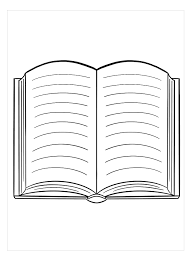
#> input picture Week 11/Gambar Asli/images.png, 193 x 262 px, found by its file name
$ jupyter execute Tugas_Week_11_Eko_Putra_Nugraha_1103213212.ipynb
#> lines starting #> are read from the running program, lines starting #| are printed output that depends on the picture; after the words box and inside, x2 and y2 are one past the last pixel; in counts of white or black regions, pixels touching at a corner belong together
[cell 1]
from google.colab import files
import cv2
import numpy as np
import matplotlib.pyplot as plt

# Unggah gambar
uploaded = files.upload()
#> the answer given: images.png
filename = list(uploaded.keys())[0]

# Load gambar
image = cv2.imread(filename, cv2.IMREAD_GRAYSCALE)
#> image is the input picture: shape (262, 193); min 0, max 255, mean 242.7

# Deteksi tepi menggunakan Canny
edges = cv2.Canny(image, 50, 150)
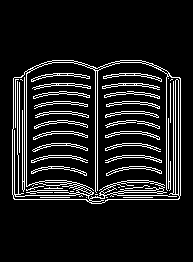
#> edges: shape (262, 193); 10.9% white in thin lines or dots, all inside (x1, y1, x2, y2) = (12, 60, 181, 204)

# Deteksi garis menggunakan Hough Transform
lines = cv2.HoughLines(edges, 1, np.pi/180, 100)
#> lines = 14 rows, first 8: [199, 1.57], [95, 0], [97, 0], [26, 0], [178, 0], [24, 0], [166, 0], [175, 0]

# Gambar garis pada gambar asli
output = cv2.cvtColor(image, cv2.COLOR_GRAY2BGR)
if lines is not None:
    for line in lines:
        rho, theta = line[0]
        a, b = np.cos(theta), np.sin(theta)
        x0, y0 = a * rho, b * rho
        x1, y1 = int(x0 + 1000 * (-b)), int(y0 + 1000 * a)
        x2, y2 = int(x0 - 1000 * (-b)), int(y0 - 1000 * a)
        cv2.line(output, (x1, y1), (x2, y2), (0, 255, 0), 2)
#> this loop made 14 passes
#> (rho, theta, a, b, x0, y0, x1, y1) on passes 1 to 12: (199, 1.57, -4.37e-08, 1, -8.7e-06, 199, -1000, 198), (95, 0, 1, 0, 95, 0, 95, 1000), (97, 0, 1, 0, 97, 0, 97, 1000), (26, 0, 1, 0, 26, 0, 26, 1000), (178, 0, 1, 0, 178, 0, 178, 1000), (24, 0, 1, 0, 24, 0, 24, 1000), (166, 0, 1, 0, 166, 0, 166, 1000), (175, 0, 1, 0, 175, 0, 175, 1000), (180, 0, 1, 0, 180, 0, 180, 1000), (195, 1.57, -4.37e-08, 1, -8.52e-06, 195, -1000, 194), (173, 0, 1, 0, 173, 0, 173, 1000), (190, 1.61, -0.0349, 0.999, -6.63, 189.9, -1006, 154)
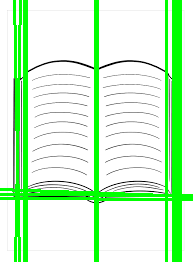
#> output: shape (262, 193, 3); 17.09% of pixels changed, all inside (x1, y1, x2, y2) = (0, 0, 193, 262)

# Tampilkan hasil
plt.figure(figsize=(10, 5))
plt.subplot(1, 2, 1), plt.imshow(image, cmap='gray'), plt.title("Original Image")
plt.subplot(1, 2, 2), plt.imshow(cv2.cvtColor(output, cv2.COLOR_BGR2RGB)), plt.title("Detected Lines")
plt.show()

Hasil dari penerapan kode ini adalah deteksi garis pada gambar input yang diperoleh melalui dua teknik utama: deteksi tepi dengan algoritma Canny dan transformasi Hough. Gambar pertama yang ditampilkan adalah gambar asli dalam mode grayscale, yang memberikan gambaran umum tentang struktur gambar tanpa warna. Setelah diterapkan deteksi tepi menggunakan algoritma Canny, gambar kedua menampilkan hasil deteksi garis yang digambar pada gambar asli dengan warna hijau. Garis-garis ini muncul sebagai hasil dari transformasi Hough, yang mendeteksi garis lurus berdasarkan pemetaan parameter rho dan theta. Garis-garis tersebut dapat menggambarkan berbagai objek dalam gambar, seperti batasan bangunan, tepi objek, atau garis jalan, tergantung pada konteks gambar yang digunakan. Deteksi ini sangat berguna dalam aplikasi pengolahan citra seperti pengenalan pola, deteksi objek, dan analisis citra medis atau teknik.

[cell 2]
from google.colab import files
import cv2
import matplotlib.pyplot as plt

# Fungsi untuk memeriksa apakah template lebih kecil dari gambar utama
def validate_template_size(main_image, template):
    if template.shape[0] > main_image.shape[0] or template.shape[1] > main_image.shape[1]:
        raise ValueError("Template size must be smaller than the main image size!")

try:
    # Unggah gambar utama
    print("Upload main image:")
    main_image_file = files.upload()
#> the answer given: download (1).png
    main_image_filename = list(main_image_file.keys())[0]

    # Unggah template
    print("Upload template image:")
    template_file = files.upload()
#> the answer given: download (1).png
    template_filename = list(template_file.keys())[0]

    # Load gambar utama dan template
    main_image = cv2.imread(main_image_filename)  # Gambar berwarna
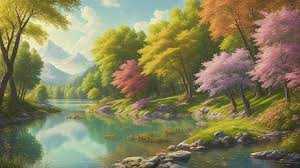
#> input picture Week 11/Gambar Asli/download (1).png, 300 x 168 px, found by its file name
#> main_image is the input picture: shape (168, 300, 3); mean B, G, R 89.3, 128.4, 133.4
    template = cv2.imread(template_filename, cv2.IMREAD_GRAYSCALE)  # Template tetap grayscale
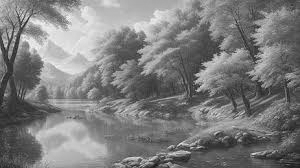
#> template: shape (168, 300); min 22, max 250, mean 124.9

    # Validasi ukuran template
    validate_template_size(main_image, template)

    # Konversi gambar utama ke grayscale untuk template matching
    main_image_gray = cv2.cvtColor(main_image, cv2.COLOR_BGR2GRAY)

    # Lakukan Template Matching
    result = cv2.matchTemplate(main_image_gray, template, cv2.TM_CCOEFF_NORMED)
#> result = [1]
    min_val, max_val, min_loc, max_loc = cv2.minMaxLoc(result)
#> min_val = 1; max_val = 1; min_loc = (0, 0); max_loc = (0, 0)

    # Gambar kotak di sekitar area yang terdeteksi
    h, w = template.shape
#> h = 168; w = 300
    top_left = max_loc
#> top_left = (0, 0)
    bottom_right = (top_left[0] + w, top_left[1] + h)
#> bottom_right = (300, 168)

    # Salin gambar untuk output dan tambahkan kotak dan label
    output = main_image.copy()
    cv2.rectangle(output, top_left, bottom_right, (0, 255, 0), 2)  # Kotak hijau
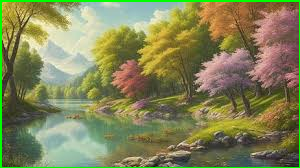
#> output: shape (168, 300, 3); 2.77% of pixels changed, all inside (x1, y1, x2, y2) = (0, 0, 300, 168)
    # Tambahkan kotak label di atas kotak deteksi
    label_top_left = (top_left[0], top_left[1] - 30)
#> label_top_left = (0, -30)
    label_bottom_right = (top_left[0] + 100, top_left[1])
#> label_bottom_right = (100, 0)
    cv2.rectangle(output, label_top_left, label_bottom_right, (0, 255, 0), -1)  # Kotak hijau solid untuk label
    cv2.putText(output, "Vas Bunga", (top_left[0] + 5, top_left[1] - 10), cv2.FONT_HERSHEY_SIMPLEX, 0.6, (255, 255, 255), 1)  # Teks putih di atas kotak label

    # Tampilkan hasil
    plt.figure(figsize=(10, 5))
    plt.subplot(1, 2, 1), plt.imshow(cv2.cvtColor(main_image, cv2.COLOR_BGR2RGB)), plt.title("Main Image")
    plt.subplot(1, 2, 2), plt.imshow(cv2.cvtColor(output, cv2.COLOR_BGR2RGB)), plt.title("Detected Area with Label")
    plt.show()

except ValueError as ve:
    print("Error:", ve)
except Exception as e:
    print("An unexpected error occurred:", e)

Proses yang ditunjukkan dalam kode ini adalah implementasi dasar dari template matching untuk mendeteksi objek dalam gambar. Hasil akhirnya adalah gambar dengan area objek yang dicocokkan ditandai dengan kotak dan label yang menjelaskan objek tersebut. Teknik ini sangat berguna untuk aplikasi deteksi pola sederhana, tetapi memiliki keterbatasan dalam hal ketahanan terhadap variasi gambar

[cell 3]
from google.colab import files
import cv2
import matplotlib.pyplot as plt

# Unggah gambar
uploaded = files.upload()
#> the answer given: download (1).png
filename = list(uploaded.keys())[0]

# Load gambar
image = cv2.imread(filename)

# Buat Gaussian Pyramid
pyramid = [image]
for i in range(3):  # Buat 3 level pyramid
    image = cv2.pyrDown(image)
    pyramid.append(image)
#> after the loop, pyramid = 4 items

# Tampilkan setiap level
plt.figure(figsize=(15, 5))
for level, img in enumerate(pyramid):
    plt.subplot(1, len(pyramid), level + 1)
    plt.imshow(cv2.cvtColor(img, cv2.COLOR_BGR2RGB))
    plt.title(f'Level {level}')
    plt.axis('off')
#> this loop made 4 passes

plt.show()
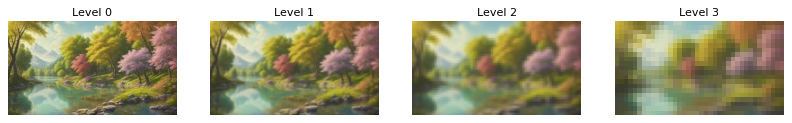
#> figure drawn by matplotlib, 4 panels

Gaussian Pyramid ini memberikan gambaran visual yang jelas mengenai bagaimana gambar dapat diubah dengan mengurangi resolusinya pada setiap level. Ini merupakan teknik dasar yang sangat berguna dalam pengolahan citra, terutama dalam konteks deteksi fitur dan analisis pada berbagai skala.

[cell 4]
from google.colab import files
import cv2
import numpy as np
import matplotlib.pyplot as plt

# Unggah gambar
uploaded = files.upload()
#> the answer given: download (1).png
filename = list(uploaded.keys())[0]

# Load gambar
image = cv2.imread(filename, cv2.IMREAD_COLOR)
gray = cv2.cvtColor(image, cv2.COLOR_BGR2GRAY)

# Deteksi lingkaran menggunakan Hough Transform
circles = cv2.HoughCircles(
    gray,
    cv2.HOUGH_GRADIENT,
    dp=1.2,
    minDist=50,  # Pastikan jarak antar lingkaran lebih besar
    param1=100,  # Threshold untuk Canny edge detection
    param2=50,   # Sensitivitas deteksi (naikkan jika terlalu banyak deteksi)
    minRadius=50,  # Ukuran radius minimal bola
    maxRadius=150  # Ukuran radius maksimal bola
)
#> circles = [[216.6, 76.2, 72.68], [133.8, 67.8, 97.76], [159, 1.8, 130.8], [97.8, 31.8, 92.48], [81, 93, 77.96], [196.2, 126.6, 83.24], [131.4, 118.2, 58.16], [226.2, 18.6, 71.36], [269.4, 77.4, 54.2], [161.4, 162.6, 66.08], [263.4, 149.4, 75.32]]

# Gambar lingkaran yang terdeteksi pada gambar asli
output = image.copy()
if circles is not None:
    circles = np.uint16(np.around(circles))
#> circles = [[217, 76, 73], [134, 68, 98], [159, 2, 131], [98, 32, 92], [81, 93, 78], [196, 127, 83], [131, 118, 58], [226, 19, 71], [269, 77, 54], [161, 163, 66], [263, 149, 75]]
    for circle in circles[0, :]:
        center = (circle[0], circle[1])  # Koordinat pusat lingkaran
        radius = circle[2]  # Radius lingkaran
        cv2.circle(output, center, radius, (0, 255, 0), 2)  # Gambar lingkaran
        cv2.circle(output, center, 2, (0, 0, 255), 3)  # Gambar pusat lingkaran
#> this loop made 11 passes
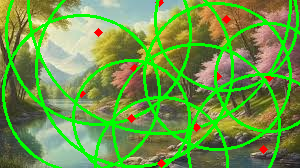
#> output: shape (168, 300, 3); mean B, G, R 72.2, 153.4, 108

# Tampilkan hasil
plt.figure(figsize=(10, 5))
plt.subplot(1, 2, 1), plt.imshow(cv2.cvtColor(image, cv2.COLOR_BGR2RGB)), plt.title("Original Image")
plt.subplot(1, 2, 2), plt.imshow(cv2.cvtColor(output, cv2.COLOR_BGR2RGB)), plt.title("Detected Circles")
plt.show()

Pada kode ini, deteksi lingkaran dilakukan menggunakan metode Hough Circle Transform, yang merupakan bagian dari transformasi Hough yang lebih umum untuk mendeteksi bentuk geometris seperti garis atau lingkaran dalam citra. Proses dimulai dengan mengunggah gambar, yang kemudian dikonversi ke dalam format grayscale menggunakan cv2.cvtColor(). Hal ini penting karena deteksi lingkaran lebih efektif dilakukan pada gambar hitam-putih yang menonjolkan perubahan intensitas pixel, seperti tepi lingkaran.

Setelah konversi gambar ke grayscale, fungsi cv2.HoughCircles() digunakan untuk mendeteksi lingkaran dalam gambar. Parameter yang digunakan dalam fungsi ini mengatur berbagai aspek deteksi, seperti sensitivitas terhadap tepi, ukuran minimum dan maksimum radius lingkaran yang ingin dideteksi, serta jarak minimal antar lingkaran. Hasil deteksi lingkaran berupa koordinat pusat dan radius lingkaran yang terdeteksi. Jika ada lingkaran yang terdeteksi, gambar hasilnya akan diberi tanda dengan dua elemen visual: lingkaran hijau yang menggambarkan batas lingkaran yang terdeteksi, dan titik merah di tengah lingkaran yang menunjukkan pusat lingkaran.

Setelah proses deteksi selesai, gambar asli dan gambar dengan lingkaran yang terdeteksi ditampilkan berdampingan menggunakan matplotlib. Gambar pertama menunjukkan gambar asli yang belum diproses, sementara gambar kedua menampilkan gambar dengan lingkaran hijau di sekitar objek yang terdeteksi dan titik merah di tengahnya. Hasil ini memberikan gambaran yang jelas tentang keberhasilan deteksi lingkaran pada gambar tersebut, memperlihatkan area-area di mana lingkaran berhasil dikenali oleh algoritma. Jika lingkaran-lingkaran tersebut adalah objek yang diinginkan, maka hasilnya dapat langsung digunakan dalam aplikasi lebih lanjut, seperti pengolahan citra atau analisis objek berbentuk lingkaran. Sebaliknya, jika terlalu banyak atau terlalu sedikit lingkaran yang terdeteksi, parameter deteksi dapat disesuaikan untuk meningkatkan akurasi.

Secara keseluruhan, teknik ini sangat berguna dalam berbagai aplikasi seperti pengolahan citra medis, deteksi objek berbentuk lingkaran dalam gambar industri, dan analisis citra untuk pengenalan bentuk geometris.

[cell 5]
from google.colab import files
import cv2
import matplotlib.pyplot as plt
import numpy as np
from sklearn.cluster import KMeans

# Unggah gambar
uploaded = files.upload()
#> the answer given: download (1).png
filename = list(uploaded.keys())[0]

# Load gambar
image = cv2.imread(filename)
image = cv2.cvtColor(image, cv2.COLOR_BGR2RGB)  # Konversi ke format RGB
#> image: shape (168, 300, 3)
reshaped_image = image.reshape((-1, 3))  # Ubah menjadi array 2D (pixel x warna)

# K-Means Clustering untuk menemukan warna dominan
k = 5  # Jumlah cluster warna
kmeans = KMeans(n_clusters=k)
kmeans.fit(reshaped_image)

# Ekstrak warna dominan
dominant_colors = kmeans.cluster_centers_
dominant_colors = np.uint8(dominant_colors)

# Tampilkan warna dominan
plt.figure(figsize=(10, 5))
for i, color in enumerate(dominant_colors):
    plt.subplot(1, k, i + 1)
    plt.imshow([[color / 255]])  # Normalisasi ke rentang 0-1 untuk plt
    plt.axis('off')
    plt.title(f"Color {i+1}")
plt.show()
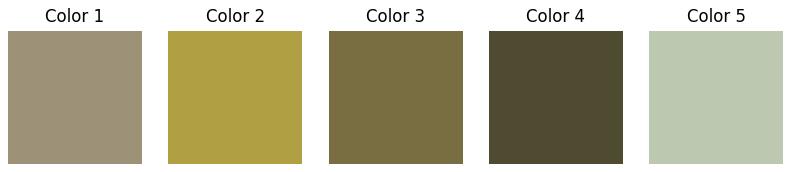
#> figure drawn by matplotlib, 5 panels

Pada kode ini, K-Means Clustering digunakan untuk mengekstraksi warna dominan dari gambar yang diunggah. Langkah pertama adalah mengubah gambar menjadi format RGB menggunakan OpenCV (cv2.cvtColor()) untuk memastikan bahwa warna yang digunakan dalam analisis adalah sesuai dengan standar warna yang umum (merah, hijau, biru). Setelah itu, gambar yang sudah dalam format RGB diubah menjadi array dua dimensi menggunakan reshape() agar setiap pikselnya menjadi baris dengan tiga kolom yang mewakili nilai warna merah, hijau, dan biru.

Proses clustering dilakukan dengan menggunakan KMeans dari scikit-learn. K-means adalah algoritma pengelompokan yang membagi data ke dalam sejumlah cluster berdasarkan kedekatan atau kemiripan fitur. Dalam hal ini, fitur yang digunakan adalah warna setiap piksel. Algoritma ini mencoba mengelompokkan piksel-piksel dalam gambar menjadi k cluster warna. Pada kode ini, jumlah cluster yang digunakan adalah 5, yang berarti kode akan mencoba menemukan lima warna dominan dalam gambar.

Setelah proses clustering selesai, pusat dari setiap cluster (warna dominan) diekstraksi menggunakan kmeans.cluster_centers_ dan dikonversi ke dalam format integer 8-bit (np.uint8) agar dapat digunakan dalam visualisasi. Hasil akhir dari analisis ini adalah lima warna dominan yang ditemukan dalam gambar.

Hasil visualisasi menampilkan lima subgambar, masing-masing menggambarkan satu warna dominan yang ditemukan dalam gambar. Setiap subgambar berisi blok warna solid yang mewakili warna dominan tersebut. Pada plot ini, setiap warna diberikan judul yang menunjukkan urutan warna tersebut (misalnya, "Color 1", "Color 2", dll.).

[cell 6]
from google.colab import files
import cv2
import matplotlib.pyplot as plt

# Unggah gambar
uploaded = files.upload()
#> the answer given: download (1).png
filename = list(uploaded.keys())[0]

# Load gambar
image = cv2.imread(filename)
gray = cv2.cvtColor(image, cv2.COLOR_BGR2GRAY)

# Gaussian Blur untuk mengurangi noise
blurred = cv2.GaussianBlur(gray, (7, 7), 0)

# Adaptive Threshold untuk pencahayaan tidak merata
threshold = cv2.adaptiveThreshold(
    blurred, 255, cv2.ADAPTIVE_THRESH_GAUSSIAN_C, cv2.THRESH_BINARY, 11, 2
)
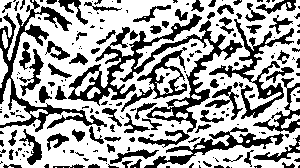
#> threshold: shape (168, 300); 63.9% white; 204 black regions (125 under 20 px), largest, box (x1, y1, x2, y2) and area: (68, 14, 243, 133) 3950, (0, 0, 107, 132) 2353, (209, 19, 294, 119) 1596

# Deteksi tepi menggunakan Canny
edges = cv2.Canny(threshold, 50, 150)
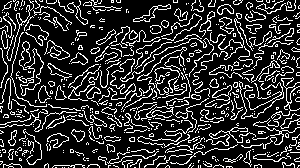
#> edges: shape (168, 300); 19.3% white in thin lines or dots

# Temukan kontur
contours, _ = cv2.findContours(edges, cv2.RETR_EXTERNAL, cv2.CHAIN_APPROX_SIMPLE)
#> contours = 433 contours, 400 with area under 20; largest, box (x1, y1, x2, y2) and area: (18, 48, 44, 96) 329, (133, 4, 171, 22) 162, (141, 106, 174, 121) 112, (212, 85, 232, 101) 104, (71, 129, 85, 142) 96

# Filter kontur besar berdasarkan area
filtered_contours = [cnt for cnt in contours if cv2.contourArea(cnt) > 500]  # Fokus pada objek besar
#> filtered_contours = []

# Periksa apakah kontur ditemukan
if len(filtered_contours) > 0:
    # Gambar kontur pada gambar asli
    output = image.copy()
    cv2.drawContours(output, filtered_contours, -1, (0, 255, 0), 2)

    # Tampilkan hasil
    plt.figure(figsize=(10, 5))
    plt.subplot(1, 2, 1), plt.imshow(cv2.cvtColor(image, cv2.COLOR_BGR2RGB)), plt.title("Original Image")
    plt.subplot(1, 2, 2), plt.imshow(cv2.cvtColor(output, cv2.COLOR_BGR2RGB)), plt.title("Detected Contours")
    plt.show()
else:
    print("No contours detected. Try adjusting the threshold or area filter parameters.")
